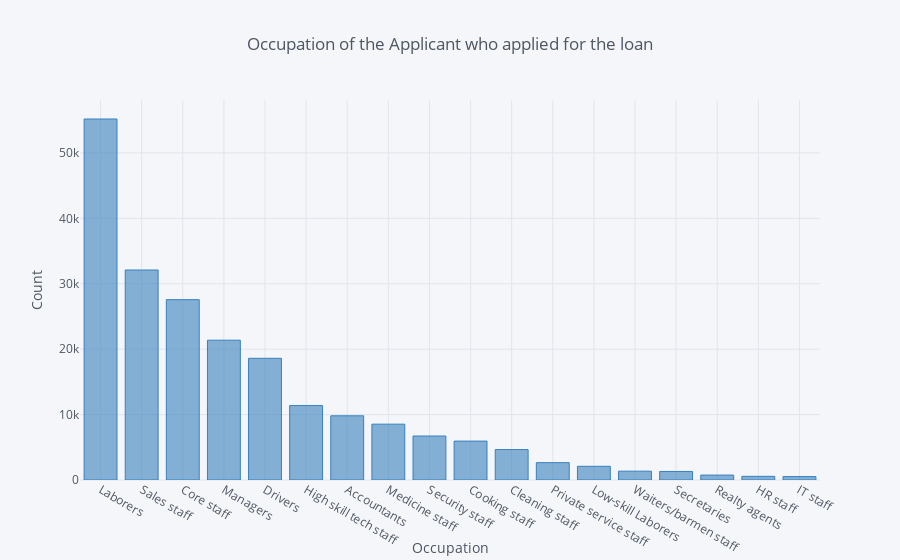

Here is the notebook cell this chart was saved with:
### Code cell
temp.iplot(kind='bar', xTitle='Occupation', yTitle='Count', title='Occupation of the Applicant who applied for the loan', color='blue')

### Figure 1 — Plotly figure (JSON) as saved in the notebook; plotly's stock layout.template omitted (floating-point values rounded to 4 significant figures)
{"data": [{"marker": {"color": "rgba(55, 128, 191, 0.6)", "line": {"color": "rgba(55, 128, 191, 1.0)", "width": 1}}, "name": "OCCUPATION_TYPE", "orientation": "v", "text": "", "type": "bar", "x": ["Laborers", "Sales staff", "Core staff", "Managers", "Drivers", "High skill tech staff", "Accountants", "Medicine staff", "Security staff", "Cooking staff", "Cleaning staff", "Private service staff", "Low-skill Laborers", "Waiters/barmen staff", "Secretaries", "Realty agents", "HR staff", "IT staff"], "y": [55186, 32102, 27570, 21371, 18603, 11380, 9813, 8537, 6721, 5946, 4653, 2652, 2093, 1348, 1305, 751, 563, 526]}], "layout": {"legend": {"bgcolor": "#F5F6F9", "font": {"color": "#4D5663"}}, "paper_bgcolor": "#F5F6F9", "plot_bgcolor": "#F5F6F9", "title": "Occupation of the Applicant who applied for the loan", "titlefont": {"color": "#4D5663"}, "xaxis1": {"gridcolor": "#E1E5ED", "showgrid": true, "tickfont": {"color": "#4D5663"}, "title": "Occupation", "titlefont": {"color": "#4D5663"}, "zerolinecolor": "#E1E5ED"}, "yaxis1": {"gridcolor": "#E1E5ED", "showgrid": true, "tickfont": {"color": "#4D5663"}, "title": "Count", "titlefont": {"color": "#4D5663"}, "zerolinecolor": "#E1E5ED"}}}
